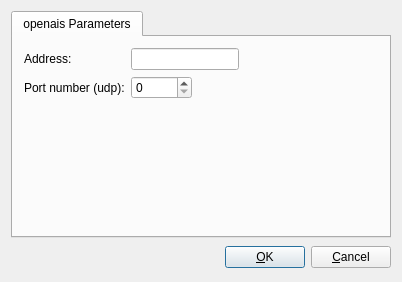
<?xml version="1.0" encoding="UTF-8"?>
<ui version="4.0">
 <class>openaisOptionsDialog_q</class>
 <widget class="QDialog" name="openaisOptionsDialog_q">
  <property name="geometry">
   <rect>
    <x>0</x>
    <y>0</y>
    <width>402</width>
    <height>282</height>
   </rect>
  </property>
  <property name="windowTitle">
   <string>openais protocol settings</string>
  </property>
  <layout class="QGridLayout">
   <item row="1" column="0">
    <layout class="QHBoxLayout">
     <item>
      <spacer>
       <property name="orientation">
        <enum>Qt::Orientation::Horizontal</enum>
       </property>
       <property name="sizeType">
        <enum>QSizePolicy::Policy::Expanding</enum>
       </property>
       <property name="sizeHint" stdset="0">
        <size>
         <width>151</width>
         <height>27</height>
        </size>
       </property>
      </spacer>
     </item>
     <item>
      <widget class="QPushButton" name="buttonOk">
       <property name="text">
        <string>&amp;OK</string>
       </property>
       <property name="shortcut">
        <string/>
       </property>
       <property name="autoDefault">
        <bool>true</bool>
       </property>
       <property name="default">
        <bool>true</bool>
       </property>
      </widget>
     </item>
     <item>
      <widget class="QPushButton" name="buttonCancel">
       <property name="text">
        <string>&amp;Cancel</string>
       </property>
       <property name="shortcut">
        <string/>
       </property>
       <property name="autoDefault">
        <bool>true</bool>
       </property>
      </widget>
     </item>
    </layout>
   </item>
   <item row="0" column="0">
    <widget class="QTabWidget" name="tabWidget">
     <property name="tabShape">
      <enum>QTabWidget::TabShape::Rounded</enum>
     </property>
     <property name="currentIndex">
      <number>0</number>
     </property>
     <widget class="QWidget" name="tab">
      <attribute name="icon">
       <iconset>
        <normaloff>:/Icons/Options</normaloff>:/Icons/Options</iconset>
      </attribute>
      <attribute name="title">
       <string>openais Parameters</string>
      </attribute>
      <layout class="QGridLayout" name="gridLayout_112">
       <item row="0" column="0">
        <widget class="QLabel" name="label">
         <property name="text">
          <string>Address:</string>
         </property>
        </widget>
       </item>
       <item row="0" column="1" colspan="2">
        <widget class="QLineEdit" name="openais_address"/>
       </item>
       <item row="0" column="3">
        <spacer name="horizontalSpacer_2">
         <property name="orientation">
          <enum>Qt::Orientation::Horizontal</enum>
         </property>
         <property name="sizeHint" stdset="0">
          <size>
           <width>60</width>
           <height>20</height>
          </size>
         </property>
        </spacer>
       </item>
       <item row="1" column="0">
        <widget class="QLabel" name="label_2">
         <property name="text">
          <string>Port number (udp):</string>
         </property>
        </widget>
       </item>
       <item row="1" column="1">
        <widget class="QSpinBox" name="openais_port">
         <property name="maximum">
          <number>65535</number>
         </property>
        </widget>
       </item>
       <item row="1" column="2" colspan="2">
        <spacer name="horizontalSpacer">
         <property name="orientation">
          <enum>Qt::Orientation::Horizontal</enum>
         </property>
         <property name="sizeHint" stdset="0">
          <size>
           <width>120</width>
           <height>20</height>
          </size>
         </property>
        </spacer>
       </item>
       <item row="2" column="0" colspan="4">
        <spacer>
         <property name="orientation">
          <enum>Qt::Orientation::Vertical</enum>
         </property>
         <property name="sizeHint" stdset="0">
          <size>
           <width>20</width>
           <height>40</height>
          </size>
         </property>
        </spacer>
       </item>
      </layout>
     </widget>
    </widget>
   </item>
  </layout>
 </widget>
 <layoutdefault spacing="6" margin="11"/>
 <tabstops>
  <tabstop>buttonOk</tabstop>
  <tabstop>buttonCancel</tabstop>
  <tabstop>tabWidget</tabstop>
 </tabstops>
 <resources>
  <include location="MainRes.qrc"/>
 </resources>
 <connections>
  <connection>
   <sender>buttonOk</sender>
   <signal>clicked()</signal>
   <receiver>openaisOptionsDialog_q</receiver>
   <slot>accept()</slot>
   <hints>
    <hint type="sourcelabel">
     <x>316</x>
     <y>472</y>
    </hint>
    <hint type="destinationlabel">
     <x>20</x>
     <y>20</y>
    </hint>
   </hints>
  </connection>
  <connection>
   <sender>buttonCancel</sender>
   <signal>clicked()</signal>
   <receiver>openaisOptionsDialog_q</receiver>
   <slot>reject()</slot>
   <hints>
    <hint type="sourcelabel">
     <x>397</x>
     <y>472</y>
    </hint>
    <hint type="destinationlabel">
     <x>20</x>
     <y>20</y>
    </hint>
   </hints>
  </connection>
 </connections>
</ui>
